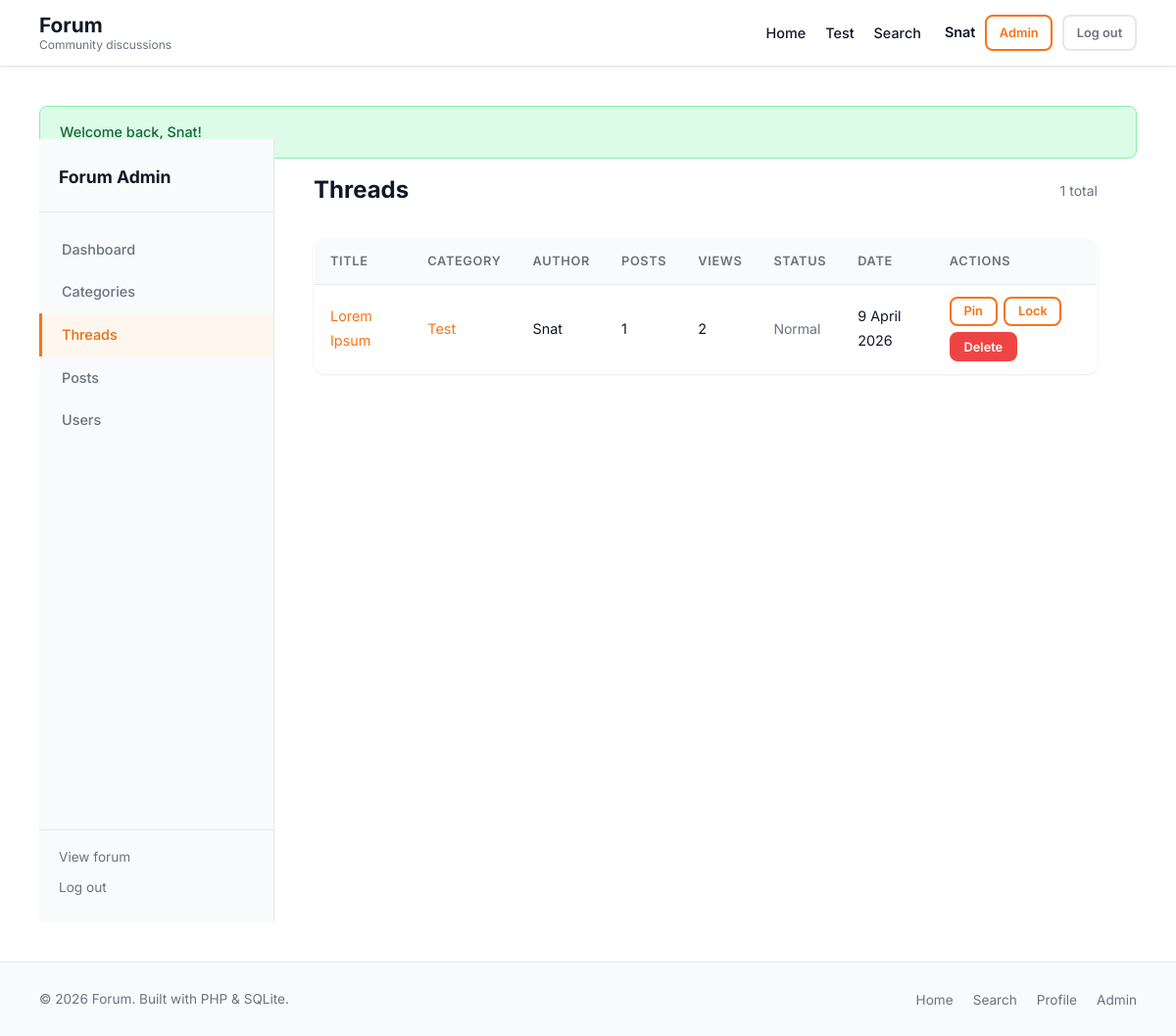
The page /admin/threads.php (signed in) on the database as committed earlier.
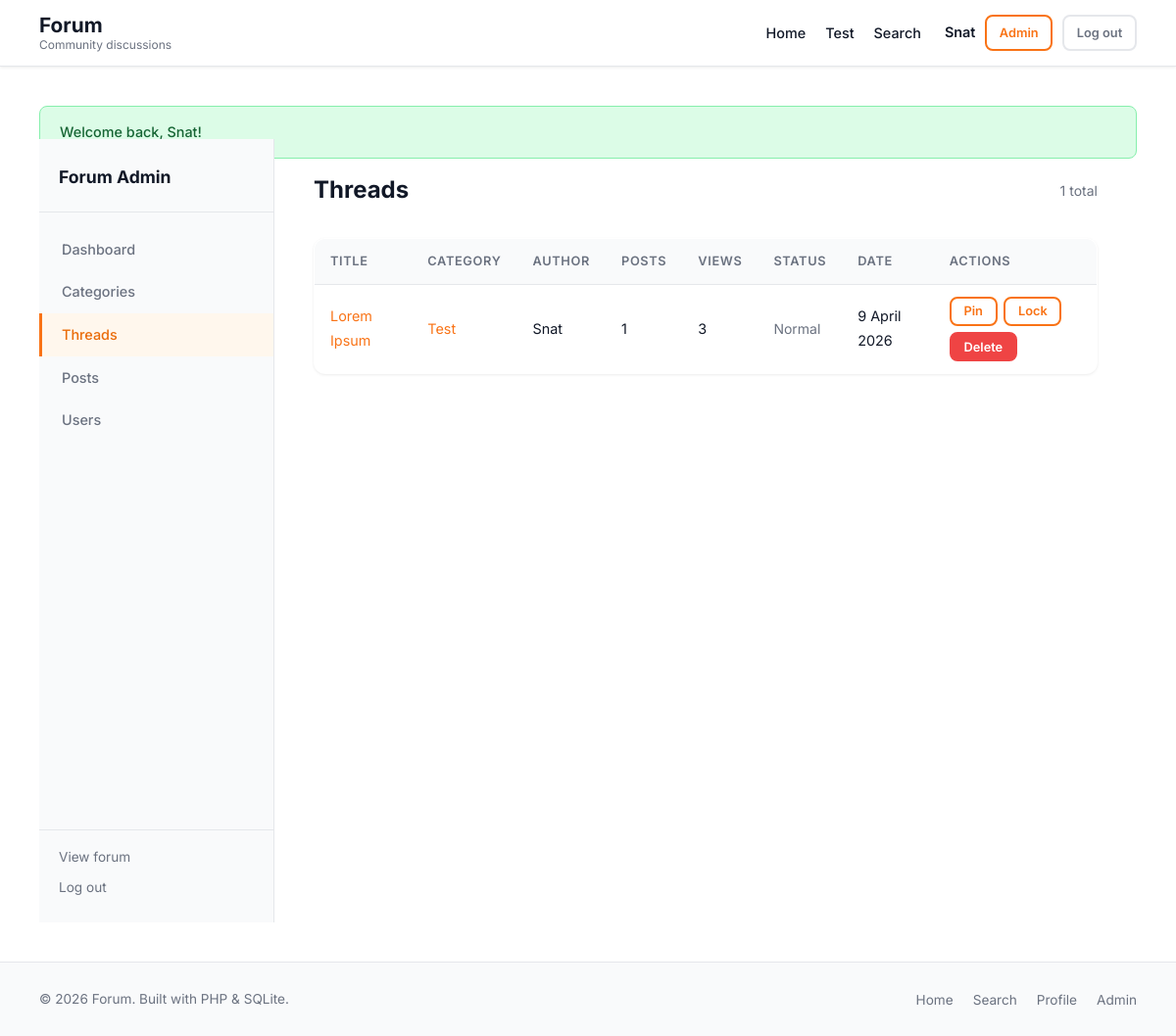
The same page on the database as committed later.
### tables this page shows
CREATE TABLE threads (
            id          INTEGER PRIMARY KEY AUTOINCREMENT,
            title       TEXT    NOT NULL,
            slug        TEXT    NOT NULL UNIQUE,
            category_id INTEGER NOT NULL REFERENCES categories(id) ON DELETE CASCADE,
            user_id     INTEGER NOT NULL REFERENCES users(id)      ON DELETE CASCADE,
            is_sticky   INTEGER NOT NULL DEFAULT 0,
            is_locked   INTEGER NOT NULL DEFAULT 0,
            view_count  INTEGER NOT NULL DEFAULT 0,
            created_at  TEXT    NOT NULL DEFAULT (datetime('now')),
            updated_at  TEXT    NOT NULL DEFAULT (datetime('now'))
        );

### functions.php (called while the page is built, shortened)
<?php
function e(string $string): string
{
    return htmlspecialchars($string, ENT_QUOTES | ENT_SUBSTITUTE, 'UTF-8');
}
function formatDate(string $dateString, string $format = 'j F Y'): string
{
    $dt = new DateTime($dateString, new DateTimeZone('UTC'));
    return $dt->format($format);
}

### admin/threads.php (the view, shortened to what this page needs)
<?php
$db = getDB();
$currentPage  = max(1, (int) ($_GET['page'] ?? 1));
$perPage      = 30;
$offset       = ($currentPage - 1) * $perPage;
$totalThreads = (int) $db->query("SELECT COUNT(*) FROM threads")->fetchColumn();
$stmt = $db->prepare(
    "SELECT t.id, t.title, t.created_at, t.is_sticky, t.is_locked, t.view_count,
            u.username AS author_name, c.name AS category_name, c.slug AS category_slug,
            COUNT(p.id) AS post_count
     FROM threads t
     JOIN users u      ON u.id = t.user_id
     JOIN categories c ON c.id = t.category_id
     LEFT JOIN posts p ON p.thread_id = t.id AND p.is_deleted = 0
     GROUP BY t.id
     ORDER BY t.created_at DESC
     LIMIT :limit OFFSET :offset"
);
$stmt->execute([':limit' => $perPage, ':offset' => $offset]);
$threads = $stmt->fetchAll();
require_once dirname(__DIR__) . '/templates/header.php';
?>
<div class="admin-layout">
    <?php require_once __DIR__ . '/../templates/admin_nav.php'; ?>
    <div class="admin-content">
        <div class="admin-header">
            <h1>Threads</h1>
            <span class="text-muted"><?= number_format($totalThreads) ?> total</span>
        </div>
        <?php if (empty($threads)): ?>
            <p class="text-muted">No threads yet.</p>
        <?php else: ?>
            <table class="admin-table">
                <thead>
                    <tr>
                        <th>Title</th>
                        <th>Category</th>
                        <th>Author</th>
                        <th>Posts</th>
                        <th>Views</th>
                        <th>Status</th>
                        <th>Date</th>
                        <th>Actions</th>
                    </tr>
                </thead>
                <tbody>
                    <?php foreach ($threads as $t): ?>
                        <tr>
                            <td>
                                <a href="<?= SITE_URL ?>/thread.php?id=<?= (int) $t['id'] ?>">
                                    <?= e($t['title']) ?>
                                </a>
                            </td>
                            <td>
                                <a href="<?= SITE_URL ?>/category.php?slug=<?= e($t['category_slug']) ?>">
                                    <?= e($t['category_name']) ?>
                                </a>
                            </td>
                            <td><?= e($t['author_name']) ?></td>
                            <td><?= number_format((int) $t['post_count']) ?></td>
                            <td><?= number_format((int) $t['view_count']) ?></td>
                            <td>
                                <?php if (!$t['is_sticky'] && !$t['is_locked']): ?>
                                    <span class="text-muted">Normal</span>
                                <?php endif; ?>
                            </td>
                            <td><?= e(formatDate($t['created_at'])) ?></td>
                            <td>
                                <form method="post" action="<?= SITE_URL ?>/admin/threads.php"
                                      style="display:flex;gap:.4rem;flex-wrap:wrap">
                                    <button name="action" value="toggle_sticky"
                                            class="btn btn--outline btn--sm">
                                        <?= $t['is_sticky'] ? 'Unpin' : 'Pin' ?>
                                    </button>
                                    <button name="action" value="toggle_lock"
                                            class="btn btn--outline btn--sm">
                                        <?= $t['is_locked'] ? 'Unlock' : 'Lock' ?>
                                    </button>
                                    <button name="action" value="delete"
                                            class="btn btn--danger btn--sm"
                                            onclick="return confirm('Delete this thread and all its posts?')">
                                        Delete
                                    </button>
                                </form>
                            </td>
                        </tr>
                    <?php endforeach; ?>
                </tbody>
            </table>
        <?php endif; ?>
    </div>
</div>
<?php require_once dirname(__DIR__) . '/templates/footer.php'; ?>

Rows that differ between the two databases and show on the page:
changed threads "Lorem Ipsum": view_count "2" → "3"
